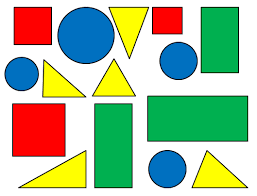
#> input picture resources/test_shape.png, 257 x 196 px
$ python chapter8.py
#> lines starting #> are read from the running program, lines starting #| are printed output that depends on the picture; after the words box and inside, x2 and y2 are one past the last pixel; in counts of white or black regions, pixels touching at a corner belong together
# contours and shapes detection

import cv2
import numpy as np


def getcontours(img):
    contours, hierarchy = cv2.findContours(img, cv2.RETR_EXTERNAL, cv2.CHAIN_APPROX_NONE)
    for cnt in contours:
        area = cv2.contourArea(cnt)
        print(cnt)
        # now draw these areas
        cv2.drawContours(imgContour, cnt, -1, (255, 0, 0), 3)
        # calculate corners of shapes
        perimeter = cv2.arcLength(cnt, True)
        # print(perimeter)
        # approx the corner points
        approx = cv2.approxPolyDP(cnt, 0.02*perimeter, True)
        print(len(approx))
        objCor = len(approx)
        # create a bounding box around obj
        x, y, w, h = cv2.boundingRect(approx)

        # categorize objects
        if objCor == 3:
            objectType = "Tri"
        elif objCor == 4:
            aspectRatio = w/float(h)
            if aspectRatio > 0.95 and aspectRatio < 1.05:
                objectType = "Square"
            else:
                objectType = "Rectangle"
        elif objCor > 4:
            objectType = "Circle"
        else:
            objectType = "None"

        cv2.rectangle(imgContour, (x, y), (x+w, y+h), (0, 255, 0), 2)
        cv2.putText(imgContour, objectType, (x+(w//2)-10, y+(h//2)), cv2.FONT_HERSHEY_PLAIN, 0.7, (0, 0, 0), 1)


path = 'resources/test_shape.png'
img = cv2.imread(path)
#> img is the input picture: shape (196, 257, 3); mean B, G, R 156.4, 190, 168
img = cv2.resize(img, (700, 500))
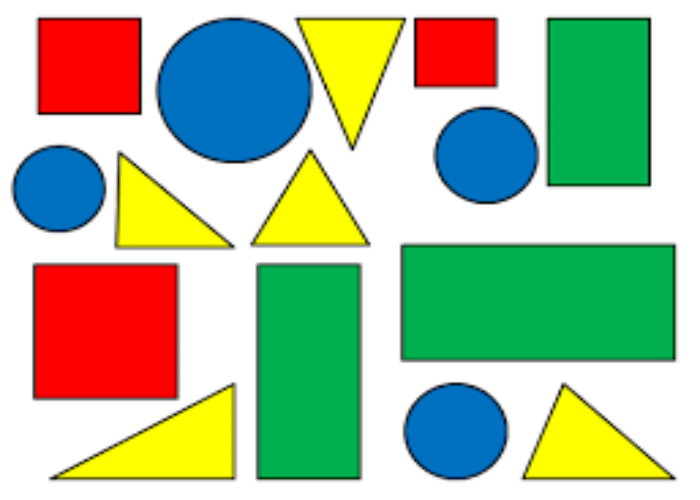
#> img: shape (500, 700, 3); mean B, G, R 156.4, 190, 168

imgContour = img.copy()

# first convert it into gray scale
imgGray = cv2.cvtColor(img, cv2.COLOR_BGR2GRAY)
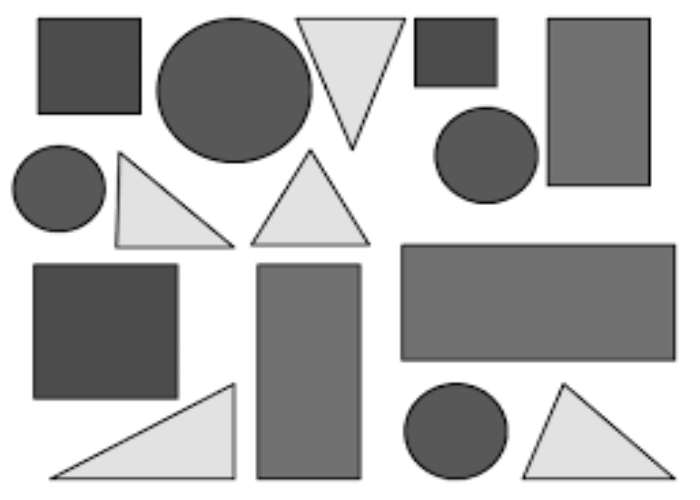
#> imgGray: shape (500, 700); min 0, max 255, mean 179.5
# add a little bit blur
imgBlur = cv2.GaussianBlur(imgGray, (7, 7), 0)
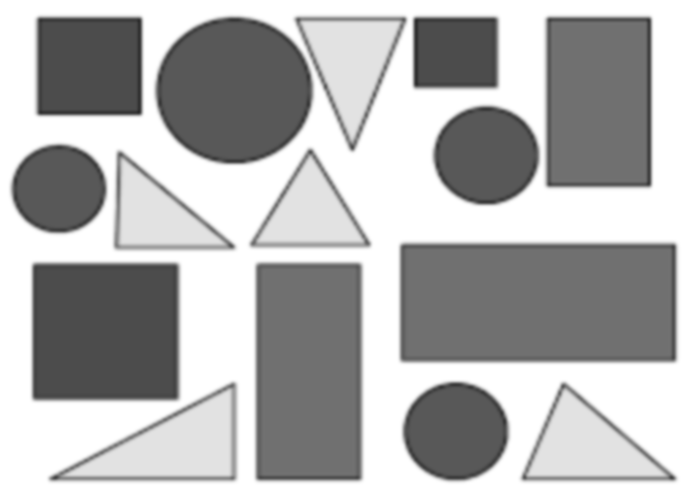
#> imgBlur: shape (500, 700); min 41, max 255, mean 179.5
# Find the edges
imgCanny = cv2.Canny(imgBlur, 150, 400)
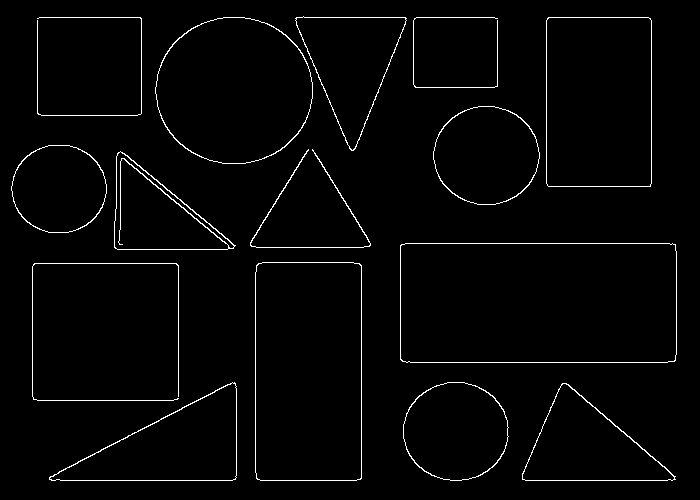
#> imgCanny: shape (500, 700); 2.1% white in thin lines or dots, all inside (x1, y1, x2, y2) = (11, 16, 677, 481)
# call function to get contours
getcontours(imgCanny)
#> in getcontours, `contours, hierarchy = cv2.findContours(img, cv2.RETR_EXTERNAL, cv2.CHA..`: contours = 15 contours, 3 with area under 20; largest, box (x1, y1, x2, y2) and area: (400, 243, 677, 363) 32802, (255, 262, 362, 481) 23065, (155, 17, 313, 164) 18049, (546, 17, 652, 187) 17732, (49, 382, 237, 481) 9689
#> the loop in getcontours, `for cnt in contours:` made 15 passes
#> (area, perimeter, approx, objCor, x, y, w, h) on passes 5, 6, 11: (23065, 641, [[258, 263], [256, 478], [360, 479], [361, 265]], 4, 256, 263, 106, 217), (32802, 785.8, [[400, 245], [402, 361], [675, 360], [675, 244]], 4, 400, 244, 276, 118), (17732.5, 543.9, [[548, 17], [547, 185], [650, 186], [650, 18]], 4, 547, 17, 104, 170)
#> (area, perimeter, approx, objCor, x, y, w, h) on passes 1, 3, 7, 15: (8011.5, 422.6, [[522, 473], [675, 479], [566, 383]], 3, 522, 383, 154, 97), (9689, 514.7, [[235, 383], [49, 479], [235, 479]], 3, 49, 383, 187, 97), (6374, 377.1, [[117, 153], [115, 248], [233, 248]], 3, 115, 153, 119, 96), (7868.5, 425.5, [[296, 17], [353, 150], [406, 18]], 3, 296, 17, 111, 134)
#> (printed output is left out)
#> after the loop in getcontours, `for cnt in contours:`:
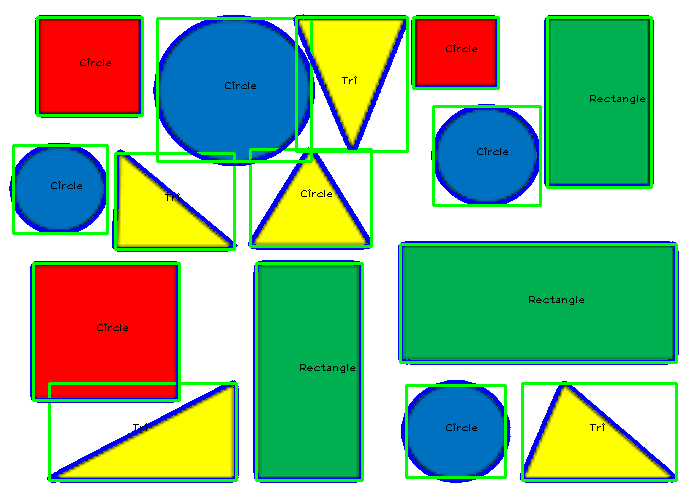
#> imgContour: shape (500, 700, 3); 11.52% of pixels changed, all inside (x1, y1, x2, y2) = (9, 14, 679, 483)

cv2.imshow("Original", img)
cv2.imshow("gray", imgGray)
cv2.imshow("blur", imgBlur)
cv2.imshow("canny", imgCanny)
cv2.imshow("contour", imgContour)
cv2.waitKey(0)

$ run again, with resources/card.jpg saved as resources/test_shape.png
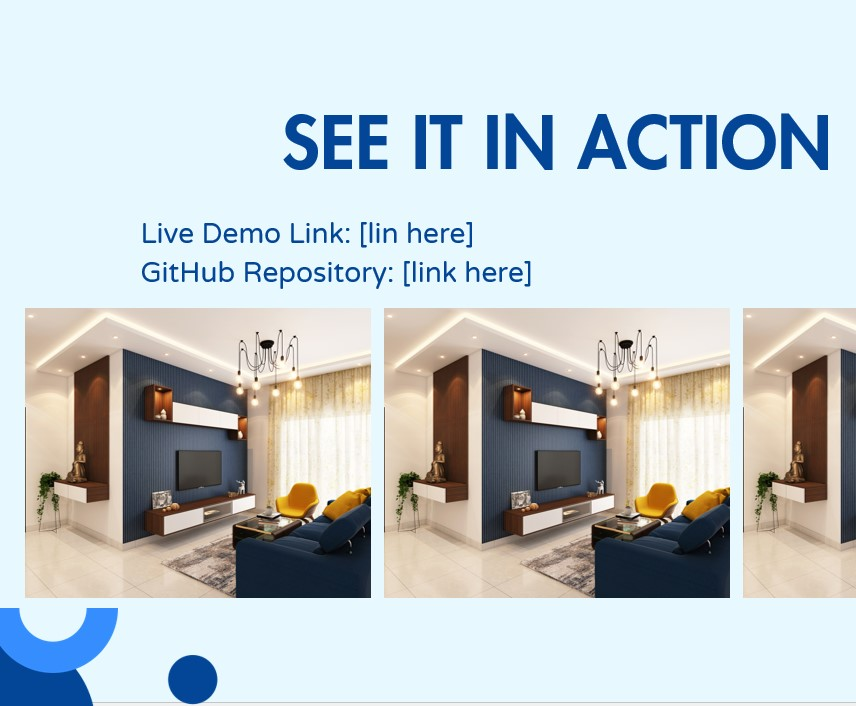
#> input picture resources/card.jpg, 856 x 706 px
#> img is the input picture: shape (706, 856, 3); mean B, G, R 206.4, 204, 196.2
#> img: shape (500, 700, 3)
#> `imgCanny = cv2.Canny(imgBlur, 150, 400)`:
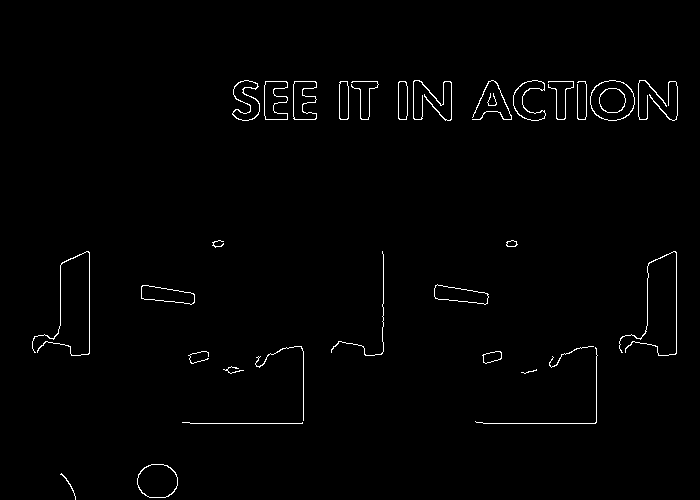
#> imgCanny: shape (500, 700); 1.2% white in thin lines or dots, all inside (x1, y1, x2, y2) = (32, 80, 678, 500)
#> contours = 32 contours, 14 with area under 20; largest, box (x1, y1, x2, y2) and area: (590, 80, 635, 121) 1412, (137, 464, 178, 498) 1091, (434, 284, 489, 305) 648, (141, 285, 195, 305) 643, (293, 81, 317, 120) 616
#> the loop in getcontours, `for cnt in contours:` made 32 passes
#> (area, perimeter, approx, objCor, x, y, w, h) on pass 11: (643, 133.5, [[141, 286], [141, 298], [194, 302], [194, 294]], 4, 141, 286, 54, 17)
#> (printed output is left out)
#> after the loop in getcontours, `for cnt in contours:`:
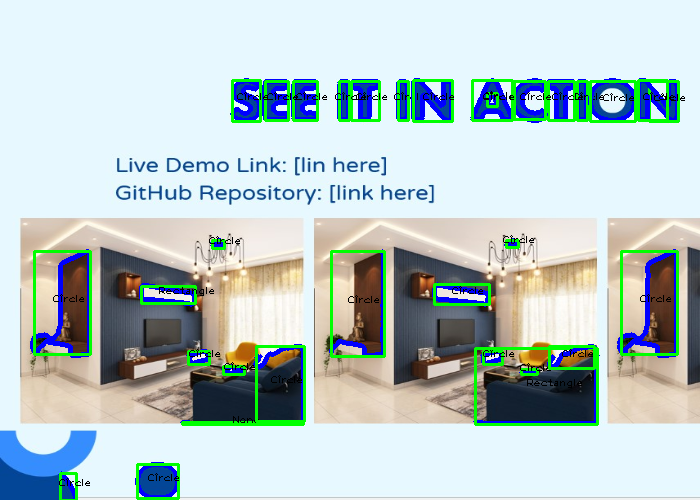
#> imgContour: shape (500, 700, 3); mean B, G, R 201.8, 202, 185.5
